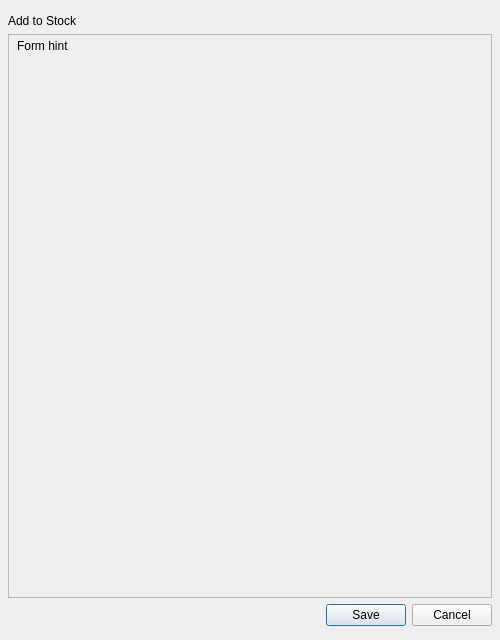
<?xml version="1.0" encoding="UTF-8"?>
<ui version="4.0">
 <class>StockAddDialog</class>
 <widget class="QDialog" name="StockAddDialog">
  <property name="geometry">
   <rect>
    <x>0</x>
    <y>0</y>
    <width>500</width>
    <height>640</height>
   </rect>
  </property>
  <property name="minimumSize">
   <size>
    <width>460</width>
    <height>480</height>
   </size>
  </property>
  <property name="windowTitle">
   <string>Add to Stock</string>
  </property>
  <property name="modal">
   <bool>true</bool>
  </property>
  <layout class="QVBoxLayout" name="outer_layout">
   <property name="leftMargin">
    <number>8</number>
   </property>
   <property name="topMargin">
    <number>14</number>
   </property>
   <property name="rightMargin">
    <number>8</number>
   </property>
   <property name="bottomMargin">
    <number>14</number>
   </property>
   <item>
    <widget class="QLabel" name="title">
     <property name="text">
      <string>Add to Stock</string>
     </property>
    </widget>
   </item>
   <item>
    <widget class="QScrollArea" name="scroll">
     <property name="widgetResizable">
      <bool>true</bool>
     </property>
     <widget class="QWidget" name="scroll_widget">
      <property name="geometry">
       <rect>
        <x>0</x>
        <y>0</y>
        <width>482</width>
        <height>560</height>
       </rect>
      </property>
      <layout class="QVBoxLayout" name="scroll_layout">
       <property name="leftMargin">
        <number>8</number>
       </property>
       <property name="topMargin">
        <number>4</number>
       </property>
       <property name="rightMargin">
        <number>8</number>
       </property>
       <property name="bottomMargin">
        <number>4</number>
       </property>
       <item>
        <widget class="QLabel" name="hint">
         <property name="text">
          <string>Form hint</string>
         </property>
         <property name="wordWrap">
          <bool>true</bool>
         </property>
        </widget>
       </item>
       <item>
        <spacer name="scroll_spacer">
         <property name="orientation">
          <enum>Qt::Vertical</enum>
         </property>
         <property name="sizeHint" stdset="0">
          <size>
           <width>20</width>
           <height>40</height>
          </size>
         </property>
        </spacer>
       </item>
      </layout>
     </widget>
    </widget>
   </item>
   <item>
    <layout class="QHBoxLayout" name="btn_layout">
     <item>
      <spacer name="btn_spacer">
       <property name="orientation">
        <enum>Qt::Horizontal</enum>
       </property>
       <property name="sizeHint" stdset="0">
        <size>
         <width>40</width>
         <height>20</height>
        </size>
       </property>
      </spacer>
     </item>
     <item>
      <widget class="QPushButton" name="save_btn">
       <property name="text">
        <string>Save</string>
       </property>
      </widget>
     </item>
     <item>
      <widget class="QPushButton" name="cancel_btn">
       <property name="text">
        <string>Cancel</string>
       </property>
      </widget>
     </item>
    </layout>
   </item>
  </layout>
 </widget>
 <resources/>
 <connections/>
</ui>
